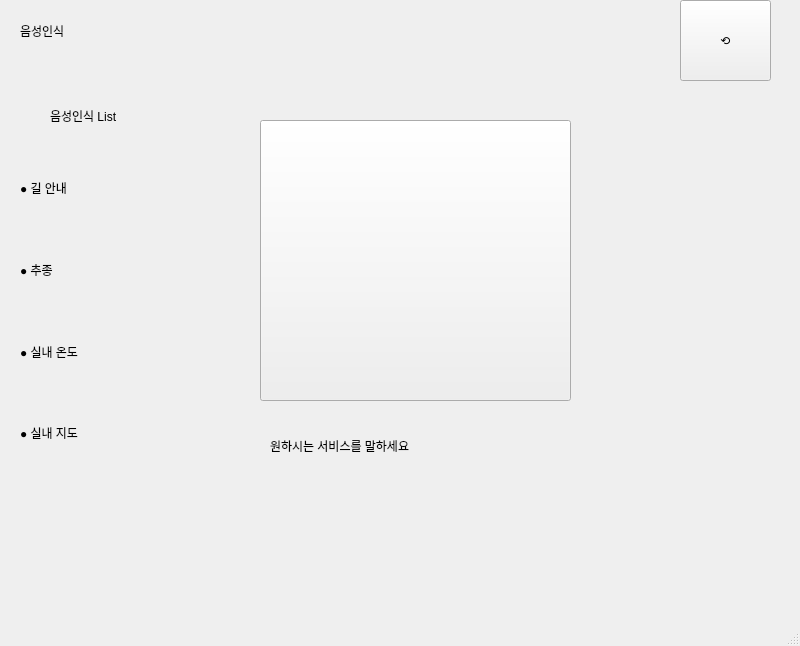
<?xml version="1.0" encoding="UTF-8"?>
<ui version="4.0">
 <class>MainWindow</class>
 <widget class="QMainWindow" name="MainWindow">
  <property name="geometry">
   <rect>
    <x>0</x>
    <y>0</y>
    <width>800</width>
    <height>646</height>
   </rect>
  </property>
  <property name="windowTitle">
   <string>MainWindow</string>
  </property>
  <widget class="QWidget" name="centralwidget">
   <widget class="QLabel" name="label">
    <property name="geometry">
     <rect>
      <x>270</x>
      <y>400</y>
      <width>411</width>
      <height>91</height>
     </rect>
    </property>
    <property name="styleSheet">
     <string notr="true">font: 24pt &quot;BM DoHyeon OTF&quot;;</string>
    </property>
    <property name="text">
     <string>원하시는 서비스를 말하세요</string>
    </property>
   </widget>
   <widget class="QPushButton" name="Voice_Cancle_Btn">
    <property name="geometry">
     <rect>
      <x>680</x>
      <y>0</y>
      <width>91</width>
      <height>81</height>
     </rect>
    </property>
    <property name="styleSheet">
     <string notr="true">font: 36pt &quot;.AppleSystemUIFont&quot;;</string>
    </property>
    <property name="text">
     <string>⟲</string>
    </property>
   </widget>
   <widget class="QLabel" name="label_2">
    <property name="geometry">
     <rect>
      <x>20</x>
      <y>10</y>
      <width>81</width>
      <height>41</height>
     </rect>
    </property>
    <property name="styleSheet">
     <string notr="true">font: 24pt &quot;.AppleSystemUIFont&quot;;</string>
    </property>
    <property name="text">
     <string>음성인식</string>
    </property>
   </widget>
   <widget class="QLabel" name="label_3">
    <property name="geometry">
     <rect>
      <x>50</x>
      <y>100</y>
      <width>151</width>
      <height>31</height>
     </rect>
    </property>
    <property name="styleSheet">
     <string notr="true">font: 24pt &quot;.AppleSystemUIFont&quot;;</string>
    </property>
    <property name="text">
     <string>음성인식 List</string>
    </property>
   </widget>
   <widget class="QWidget" name="verticalLayoutWidget">
    <property name="geometry">
     <rect>
      <x>20</x>
      <y>150</y>
      <width>201</width>
      <height>321</height>
     </rect>
    </property>
    <layout class="QVBoxLayout" name="verticalLayout">
     <item>
      <widget class="QLabel" name="label_5">
       <property name="styleSheet">
        <string notr="true">font: 18pt &quot;.AppleSystemUIFont&quot;;</string>
       </property>
       <property name="text">
        <string>● 길 안내</string>
       </property>
      </widget>
     </item>
     <item>
      <widget class="QLabel" name="label_4">
       <property name="styleSheet">
        <string notr="true">font: 18pt &quot;.AppleSystemUIFont&quot;;</string>
       </property>
       <property name="text">
        <string>● 추종</string>
       </property>
      </widget>
     </item>
     <item>
      <widget class="QLabel" name="label_6">
       <property name="styleSheet">
        <string notr="true">font: 18pt &quot;.AppleSystemUIFont&quot;;</string>
       </property>
       <property name="text">
        <string>● 실내 온도</string>
       </property>
      </widget>
     </item>
     <item>
      <widget class="QLabel" name="label_7">
       <property name="styleSheet">
        <string notr="true">font: 18pt &quot;.AppleSystemUIFont&quot;;</string>
       </property>
       <property name="text">
        <string>● 실내 지도</string>
       </property>
      </widget>
     </item>
    </layout>
   </widget>
   <widget class="QPushButton" name="Voice_Action_Btn">
    <property name="geometry">
     <rect>
      <x>260</x>
      <y>120</y>
      <width>311</width>
      <height>281</height>
     </rect>
    </property>
    <property name="styleSheet">
     <string notr="true"/>
    </property>
    <property name="text">
     <string/>
    </property>
   </widget>
  </widget>
  <widget class="QMenuBar" name="menubar">
   <property name="geometry">
    <rect>
     <x>0</x>
     <y>0</y>
     <width>800</width>
     <height>22</height>
    </rect>
   </property>
  </widget>
  <widget class="QStatusBar" name="statusbar"/>
 </widget>
 <resources>
  <include location="../mic.qrc"/>
 </resources>
 <connections/>
</ui>
